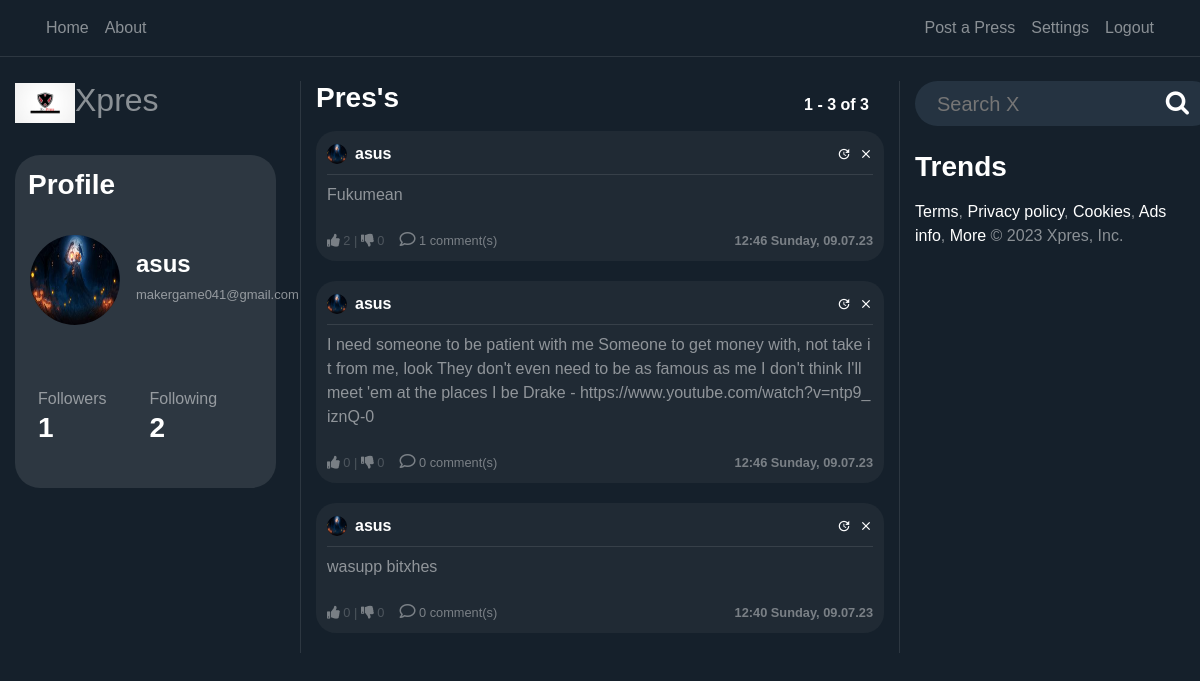
/user/asus (signed in), run on the app's committed database.
### users/models.py (models this page shows, shortened)
class Profile(models.Model):
    user = models.OneToOneField(User, on_delete=models.CASCADE)
    image = models.ImageField(default='default.png', upload_to='profile_pics')
    @property
    def followers(self):
        return Follow.objects.filter(follow_user=self.user).count()
    @property
    def following(self):
        return Follow.objects.filter(user=self.user).count()

### blog/models.py (models this page shows, shortened)
class Post(models.Model):
    content = models.TextField(max_length=1000)
    date_posted = models.DateTimeField(default=timezone.now)
    author = models.ForeignKey(User, on_delete=models.CASCADE)
    likes= models.IntegerField(default=0)
    dislikes= models.IntegerField(default=0)
    @property
    def number_of_comments(self):
        return Comment.objects.filter(post_connected=self).count()

### blog/views.py (the view, shortened to what this page needs)
# urls.py: path('user/<str:username>', UserPostListView.as_view(), name='user-posts'),
class UserPostListView(LoginRequiredMixin, ListView):
    model = Post
    template_name = 'blog/user_posts.html'
    context_object_name = 'posts'
    paginate_by = PAGINATION_COUNT
    def visible_user(self):
        return get_object_or_404(User, username=self.kwargs.get('username'))
    def get_context_data(self, **kwargs):
        visible_user = self.visible_user()
        logged_user = self.request.user
        print(logged_user.username == '', file=sys.stderr)
        if logged_user.username == '' or logged_user is None:
            can_follow = False
        else:
            can_follow = (Follow.objects.filter(user=logged_user,
                                                follow_user=visible_user).count() == 0)
        data = super().get_context_data(**kwargs)
        data['user_profile'] = visible_user
        data['can_follow'] = can_follow
        return data
    def get_queryset(self):
        user = self.visible_user()
        return Post.objects.filter(author=user).order_by('-date_posted')

### blog/templates/blog/user_posts.html
{% extends "blog/home.html" %}

### blog/templates/blog/home.html (shortened to what this page needs)
{% extends "blog/base.html" %}
{% load static %}
{% block content %}
    <div class="row">
        <div class="col-12 col-md-3 pr-4 dont-move">
            <a href="/"> <h2><img class="img-fluid" width="60" src="{% static 'blog/logo.png' %}">Xpres</h2></a><br>
            <div class="profile-section">
            <h3 class="white-important p-2">
                Profile
            </h3>
            <article class="media content-section" style="height: 140px; width: 100%">
                {%  if user_profile != None %}
                    <div class="mt-2 d-flex full-width align-items-center">
                        <img
                           class="rounded-circle mr-3 img-fluid"
                           style="width: 90px; height: 90px;"
                           src="{{ user_profile.profile.image.url }}">
                        <div>
                            <h4 style="text-align: left"
                                    class="white-important">
                                {{ user_profile.username }}
                            </h4>
                            <h6 style="text-align: left"
                                    class="email-profile">
                                {{ user.email }}
                            </h6>
                        </div>
                    </div>
                {%  endif %}
            </article>
            <article class="media content-section">
                <div class="row full-width pl-2">
                    <div class="col-6">
                            Followers
                    </div>
                    <div class="col-6">
                            Following
                    </div>
                    {%  if user_profile != None %}
                        <div class="col-6">
                            <h3 class="white-important follow-click">
                                <a href="{% url 'user-followers' user_profile.username %}">
                                    {{ user_profile.profile.followers }}
                                </a>
                            </h3>
                        </div>
                         <div class="col-6">
                            <a href="{% url 'user-follows' user_profile.username %}">
                                <h3 class="white-important follow-click">
                                    {{ user_profile.profile.following }}
                                </h3>
                            </a>
                        </div>
                    {%  endif %}
                </div>
            </article>
            </div>
        </div>
        <div class="col-12 col-md-6 scrollable" >
            <div class="full-width row">
                <div class="col-6">
                    <h3 class="white-important mb-3">
                        Pres's
                    </h3>
                </div>
                 <div class="col-6 no-padding">
                    <h6
                            style="position: absolute; bottom: 0; right: 0"
                            class="white-important mb-3">
                        {{ page_obj.start_index }} - {{ page_obj.end_index }} of
                        {{ paginator.count }}
                    </h6>
                </div>
            </div>
            {% for post in posts %}
                <article class="media content-section hovered-tweet">
                <div style="width: 100%; word-break: break-all;">
                    <div class="pb-2 row m-0" style="width: 100%; margin-right: 0 !important;">
                       <div
                               style="padding-left: 0px !important;"
                               class="col-8 no-padding d-flex align-items-center">
                           <img
                               class="rounded-circle mr-2"
                               style="width: 20px; height: 20px;"
                               src="{{ post.author.profile.image.url }}">
                           <a class="mr-2 white-important" href="{% url 'user-posts' post.author %}">
                               {{ post.author }}
                           </a>
                       </div>
                       <div class="col-4 d-flex flex-row-reverse no-padding align-items-center"
                            style="padding-right: 0 !important;">
                           {% if post.author == user %}
                                <a class="material-icons ml-2"
                                   style="font-size: 14px"
                                        href="{% url 'post-delete' post.id %}">clear</a>
                                <a class="material-icons ml-2"
                                   style="font-size: 14px"
                                        href="{% url 'post-update' post.id %}">update</a>
                            {%  endif %}
                       </div>
                   </div>
                    <div
                            class="mb-2"
                            style="width: 100%; height: 1px; background-color: rgba(255, 255, 255, 0.1)"></div>
                    <a
                            style="color: rgba(255, 255, 255, 0.5) !important;"
                            href="{% url 'post-detail' post.id %}">
                        <p class="mb-4">
                            {{ post.content }}
                        </p>
                    </a>
                        <div class="row">
                            <div class="col-6" style="display: flex;">
                                <small style="opacity: 0.4;">
                                    <a href="#" onClick="document.getElementById('likebutton').submit()"><i class="fas fa-thumbs-up"></i></a> {{post.likes}}   |   <a href="#" onClick="document.getElementById('dislikebutton').submit()"><i class="fas fa-thumbs-down"></i></a> {{post.dislikes}}
                                </small>
                                <small style="opacity: 0.4; margin-left:15px;">
                                    <a href="/post/{{post.id}}/">
                                        <i style=" font-size: 16px;" class="far fa-comment"></i> {{ post.number_of_comments }} comment(s)
                                    </a>
                                </small>
                            </div>
                            <div class="col-6">
                                <small
                                        style="opacity: 0.4;"
                                    class="white-important d-flex full-width flex-row-reverse">
                                    {{ post.date_posted | date:"H:i l, d.m.y" }}
                                </small>
                            </div>
                        </div>
                </div>
                </article>
            {% endfor %}
        </div>
        <div class="col-12 col-md-3 dont-move">
            <form action="{% url 'search' %}" method="post">{% csrf_token %}
                <div class="search-container">
                    <div class="search">
                    <input required name="search" type="text" id="zip-code-input" placeholder="Search X">
                    <button type="submit" style="border:0; background: transparent;"><i class="fa fa-search"></i> </button> </a>
                </form>
              </div>
            </div>
            <h3 class="white-important mb-3 mt-4"> Trends </h3>
                <p><a href="">Terms</a>,
<a href="">Privacy policy</a>,
<a href="">Cookies</a>,
<a href="">Ads info</a>,
<a href="">More</a>
© 2023 Xpres, Inc.</p>
        </div>
    </div>
{% endblock content %}

### blog/static/blog/main.css (style rules this page uses)
:root { --muted-color: rgba(255, 255, 255, 0.5); }
body { background: #15202b; color: var(--muted-color); margin-top: 5rem; }
h1, h2, h3, h4, h5, h6 { color: var(--muted-color); }
.content-section { padding: 10px 10px; margin-bottom: 20px; }
.no-padding { padding: 0 !important; }
a { color: white; text-underline: none; text-decoration: none !important; }
article { border-radius: 4px; }
.white-important { color: white; font-weight: bold; }
.full-width { width: 100% }
.hovered-tweet { background-color: #90909017; border-radius: 20px; }
.hovered-tweet { border: 1px solid transparent; }
.profile-section { background-color: #2d3741; padding: 5px; border-radius: 25px; }
.scrollable { overflow-y: auto; border-left: 1px solid #2d3741; border-right: 1px solid #2d3741; }
.email-profile { font-size: 13px; outline: hidden; }

### blog/static/blog/style.css (style rules this page uses)
body { font-family: Arial, Helvetica, sans-serif; height: 100vh; margin: 0; padding: 0; }
.search-container { width: 300px; height: 45px; background-color: #253341; border-radius: 30px; display: flex; }
.search-container input { width: 100%; font-size: 20px; background-color: transparent; border: 0; color: white; }
.search-container .search { flex-grow: 1; display: flex; align-items: center; padding-left: 20px; padding-right: 20px; }
.search i { font-size: 25px; color: white; }
.search i { cursor: pointer; }

### data on the page
Post: author.profile.image (picture), author "asus", content "Fukumean", likes "2", dislikes "0", number_of_comments "1", date_posted "12:46 Sunday, 09.07.23"
Post: author.profile.image (picture), author "asus", content "I need someone to be patient with me Someone to get money with, not take it from me, look They don't even need to be as famous as me I don't think I'll meet 'em at the places I be Drake - https://www.youtube.com/watch?v=ntp9_iznQ-0", likes "0", dislikes "0", number_of_comments "0", date_posted "12:46 Sunday, 09.07.23"
Post: author.profile.image (picture), author "asus", content "wasupp bitxhes", likes "0", dislikes "0", number_of_comments "0", date_posted "12:40 Sunday, 09.07.23"

### other printed values
{{ user_profile.username }} "asus"
{{ user.email }} "makergame041@gmail.com"
{{ user_profile.profile.followers }} "1"
{{ user_profile.profile.following }} "2"
{{ page_obj.start_index }} "1"
{{ page_obj.end_index }} "3"
{{ paginator.count }} "3"
